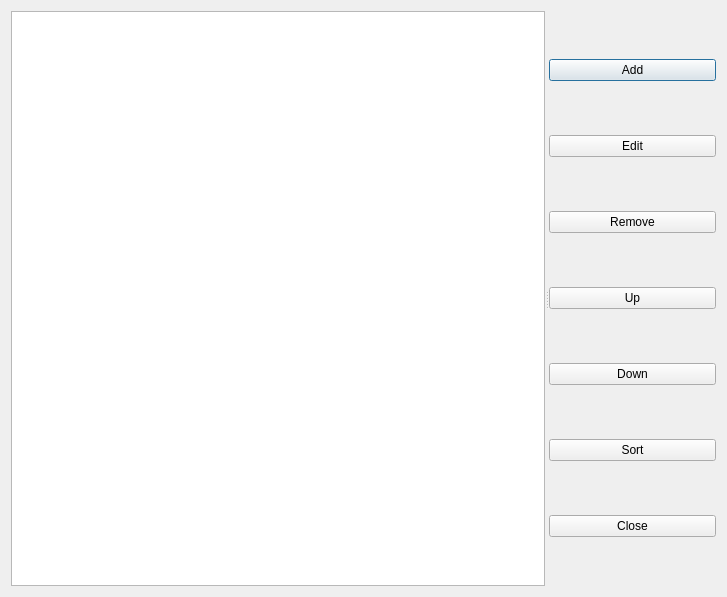
<?xml version="1.0" encoding="UTF-8"?>
<ui version="4.0">
 <class>Dialog</class>
 <widget class="QDialog" name="Dialog">
  <property name="geometry">
   <rect>
    <x>0</x>
    <y>0</y>
    <width>727</width>
    <height>597</height>
   </rect>
  </property>
  <property name="windowTitle">
   <string>Dialog</string>
  </property>
  <layout class="QVBoxLayout" name="verticalLayout_2">
   <item>
    <widget class="QSplitter" name="splitter">
     <property name="orientation">
      <enum>Qt::Horizontal</enum>
     </property>
     <widget class="QListWidget" name="listWidget"/>
     <widget class="QWidget" name="">
      <layout class="QVBoxLayout" name="verticalLayout">
       <item>
        <widget class="QPushButton" name="add_pushButton">
         <property name="text">
          <string>Add</string>
         </property>
        </widget>
       </item>
       <item>
        <widget class="QPushButton" name="edit_pushButton_2">
         <property name="text">
          <string>Edit</string>
         </property>
        </widget>
       </item>
       <item>
        <widget class="QPushButton" name="remove_pushButton_3">
         <property name="text">
          <string>Remove</string>
         </property>
        </widget>
       </item>
       <item>
        <widget class="QPushButton" name="up_pushButton_4">
         <property name="text">
          <string>Up</string>
         </property>
        </widget>
       </item>
       <item>
        <widget class="QPushButton" name="down_pushButton_5">
         <property name="text">
          <string>Down</string>
         </property>
        </widget>
       </item>
       <item>
        <widget class="QPushButton" name="sort_pushButton_6">
         <property name="text">
          <string>Sort</string>
         </property>
        </widget>
       </item>
       <item>
        <widget class="QPushButton" name="close_pushButton_7">
         <property name="text">
          <string>Close</string>
         </property>
        </widget>
       </item>
      </layout>
     </widget>
    </widget>
   </item>
  </layout>
 </widget>
 <resources/>
 <connections/>
</ui>
